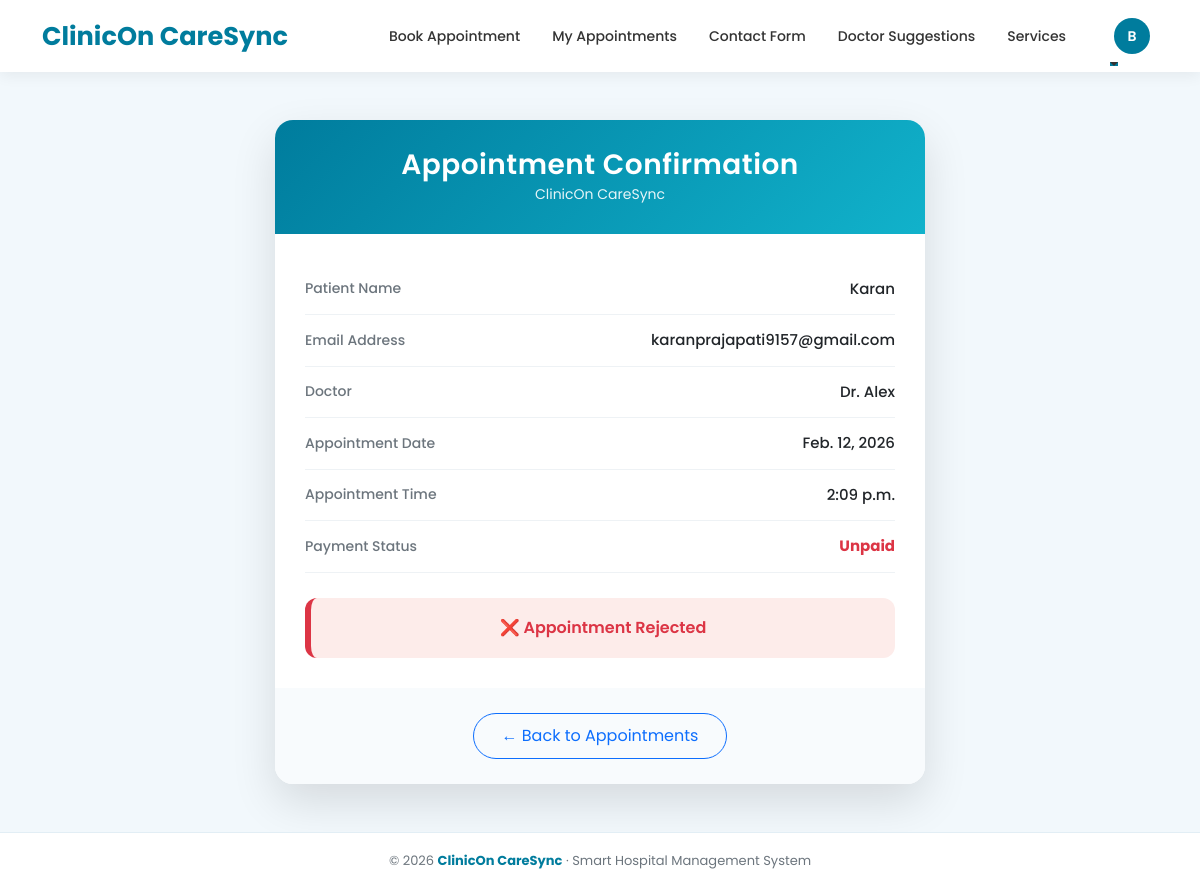
Page /appointment_status/12/ (signed in) on the committed database.
### app/models.py (models this page shows, shortened)
class Appointment(models.Model):
    STATUS_CHOICES = (
        ('Pending', 'Pending'),
        ('Approved', 'Approved'),
        ('Rejected', 'Rejected'),
    )
    patient = models.ForeignKey(
        registration,
        on_delete=models.CASCADE
    )
    doctor = models.ForeignKey(
        DoctorRegister,
        on_delete=models.CASCADE
    )
    appointment_date = models.DateField()
    appointment_time = models.TimeField()
    status = models.CharField(
        max_length=20,
        choices=STATUS_CHOICES,
        default='Pending'
    )
    created_at = models.DateTimeField(auto_now_add=True)
    is_paid = models.BooleanField(default=False)
    razorpay_order_id = models.CharField(max_length=100, null=True, blank=True)
    razorpay_payment_id = models.CharField(max_length=100, null=True, blank=True)
    razorpay_signature = models.CharField(max_length=100, null=True, blank=True)

class registration(models.Model):
    user = models.OneToOneField(User, on_delete=models.CASCADE)  # CHANGED
    username = models.CharField(max_length=100)
    email = models.EmailField(unique=True)
    mobile = models.CharField(max_length=15)
    address = models.TextField()
    state = models.CharField(max_length=50)
    city = models.CharField(max_length=50)
    pincode = models.CharField(max_length=10)

class DoctorRegister(models.Model):
    user = models.OneToOneField(User, on_delete=models.CASCADE)
    doctor_name = models.CharField(max_length=100)
    email = models.EmailField(unique=True)
    mobile = models.CharField(max_length=15)
    department = models.ForeignKey(Department, on_delete=models.CASCADE)
    category = models.ForeignKey(DoctorCategory, on_delete=models.CASCADE)
    qualification = models.CharField(max_length=100)
    experience = models.IntegerField()
    photo = models.ImageField(upload_to='doctor_photos/')
    certificate = models.FileField(upload_to='doctor_certificates/', null=True, blank=True)
    is_approved = models.BooleanField(default=False)   # ✅ NEW
    def __str__(self):
        return f"Dr. {self.doctor_name}"

### app/views.py (the view)
# urls.py: path('appointment_status/<int:id>/', views.appointment_status, name='appointment_status'),
@login_required
def appointment_status(request, id):
    appointment = get_object_or_404(Appointment, id=id)
    return render(request, 'appointment_status.html', {
        'appointment': appointment
    })

### app/templates/appointment_status.html (shortened to what this page needs)
{% extends "nav.html" %}
{% block content %}
<section class="container my-5">
    <div class="appointment-wrapper">
        <div class="appointment-card">
            <div class="appointment-header">
                <h3>Appointment Confirmation</h3>
                <small>ClinicOn CareSync</small>
            </div>
            <div class="appointment-body">
                <div class="info-row">
                    <span class="info-label">Patient Name</span>
                    <span class="info-value">{{ appointment.patient.username }}</span>
                </div>
                <div class="info-row">
                    <span class="info-label">Email Address</span>
                    <span class="info-value">{{ appointment.patient.email }}</span>
                </div>
                <div class="info-row">
                    <span class="info-label">Doctor</span>
                    <span class="info-value">{{ appointment.doctor }}</span>
                </div>
                <div class="info-row">
                    <span class="info-label">Appointment Date</span>
                    <span class="info-value">{{ appointment.appointment_date }}</span>
                </div>
                <div class="info-row">
                    <span class="info-label">Appointment Time</span>
                    <span class="info-value">{{ appointment.appointment_time }}</span>
                </div>
                <div class="info-row">
                    <span class="info-label">Payment Status</span>
                    <span class="info-value">
                        {% if appointment.is_paid %}
                            <span class="text-success fw-bold">Paid</span>
                        {% else %}
                            <span class="text-danger fw-bold">Unpaid</span>
                        {% endif %}
                    </span>
                </div>
                {% if appointment.status == "Pending" %}
                <div class="status-box status-pending">
                    <div class="status-text text-warning">
                         Appointment Pending Approval
                    </div>
                </div>
                {% else %}
                <div class="status-box status-rejected">
                    <div class="status-text text-danger">
                        ❌ Appointment Rejected
                    </div>
                </div>
                {% endif %}
            </div>
            <div class="appointment-footer">
                <a href="{% url 'book_appointment' %}" class="btn btn-outline-primary">
                    ← Back to Appointments
                </a>
            </div>
        </div>
    </div>
</section>
{% endblock %}

### app/templates/nav.html (shortened to what this page needs)
<!DOCTYPE html>
<html lang="en">
<head>
    <link href="https://cdn.jsdelivr.net/npm/bootstrap@5.3.2/dist/css/bootstrap.min.css" rel="stylesheet">
</head>
<body>
<nav class="navbar navbar-expand-lg hospital-navbar">
    <div class="container">
        <a class="navbar-brand hospital-brand" href="{% url 'index' %}">
            ClinicOn CareSync
        </a>
        <div class="collapse navbar-collapse" id="navbarNav">
            <ul class="navbar-nav ms-auto align-items-lg-center">
                {% if user.is_authenticated %}
                    <li class="nav-item">
                        <a class="nav-link hospital-link" href="{% url 'book_appointment' %}">
                            Book Appointment
                        </a>
                    </li>
                    <li class="nav-item">
                        <a class="nav-link hospital-link" href="{% url 'my_appointments' %}">
                            My Appointments
                        </a>
                    </li>
                    <li class="nav-item">
                        <a class="nav-link hospital-link" href="{% url 'contact_suggestion' %}">
                            Contact Form
                        </a>
                    </li>
                    <li class="nav-item">
                        <a class="nav-link hospital-link" href="{% url 'patient_suggestions' %}">
                            Doctor Suggestions
                        </a>
                    </li>
                    <li class="nav-item">
                        <a class="nav-link hospital-link" href="{% url 'available_services' %}">
                            Services
                        </a>
                    </li>
                    <li class="nav-item dropdown ms-lg-3">
                        <a class="nav-link dropdown-toggle d-flex align-items-center hospital-link"
                           href="#"
                           role="button"
                           data-bs-toggle="dropdown">
                            <span class="profile-circle">
                                {% if user.registration %}
                                    {{ user.registration.username|first }}
                                {% else %}
                                    {{ user.username|first }}
                                {% endif %}
                            </span>
                        </a>
                    </li>
                {% endif %}
            </ul>
        </div>
    </div>
</nav>
<main>
    {% block content %}{% endblock %}
</main>
<footer class="hospital-footer">
    <div class="container text-center">
        <p>
            © 2026 <strong>ClinicOn CareSync</strong> · Smart Hospital Management System
        </p>
    </div>
</footer>
</body>
</html>

### app/templates/nav.html (style rules this page uses)
body { font-family: 'Poppins', sans-serif; background-color: #f2f8fc; display: flex; flex-direction: column; min-height: 100vh; }
.hospital-navbar { background-color: #ffffff; box-shadow: 0 4px 14px rgba(0, 0, 0, 0.06); padding: 10px 0; }
.hospital-brand { font-size: 1.6rem; font-weight: 700; color: #007c9d !important; }
.hospital-link { font-size: 14px; color: #333333 !important; font-weight: 500; margin-left: 16px; position: relative; transition: 0.3s ease; }
.hospital-link::after { content: ""; position: absolute; left: 0; bottom: -4px; width: 0; height: 2px; background-color: #007c9d; transition: width 0.3s ease; }
.profile-circle { width: 36px; height: 36px; border-radius: 50%; background-color: #007c9d; color: #ffffff; display: inline-flex; align-items: center; justify-content: center; font-weight: 600; font-size: 14px; text-transform: uppercase; }
main { flex: 1; }
.hospital-footer { background-color: #ffffff; border-top: 1px solid #e2eef5; padding: 18px 0; margin-top: auto; }
.hospital-footer p { margin: 0; color: #6c757d; font-size: 13px; }
.hospital-footer strong { color: #007c9d; }

### app/templates/appointment_status.html (style rules this page uses)
.appointment-wrapper { max-width: 650px; margin: auto; }
.appointment-card { background: #ffffff; border-radius: 18px; box-shadow: 0 18px 45px rgba(0,0,0,0.12); overflow: hidden; animation: fadeUp 0.6s ease; }
.appointment-header { background: linear-gradient(135deg, #007c9d, #11b2cb); color: #fff; padding: 28px; text-align: center; }
.appointment-header h3 { margin: 0; font-weight: 600; letter-spacing: 0.5px; }
.appointment-header small { opacity: 0.9; }
.appointment-body { padding: 30px; }
.info-row { display: flex; justify-content: space-between; align-items: center; padding: 14px 0; border-bottom: 1px solid #eef2f5; }
.info-label { color: #6c757d; font-size: 14px; font-weight: 500; }
.info-value { font-size: 15px; font-weight: 500; color: #212529; }
.status-box { margin-top: 25px; padding: 18px; border-radius: 12px; text-align: center; }
.status-rejected { background: #fdecea; border-left: 6px solid #dc3545; }
.status-text { font-size: 16px; font-weight: 600; }
.appointment-footer { padding: 25px; text-align: center; background: #f8fbfd; }
.appointment-footer a { padding: 10px 28px; border-radius: 25px; }

### rows in the picture
Appointment: patient.username "Karan", patient.email "karanprajapati9157@gmail.com", doctor "Dr. Alex", appointment_date "Feb. 12, 2026", appointment_time "2:09 p.m."

### other values in the picture
{{ user.username|first }} "B"
